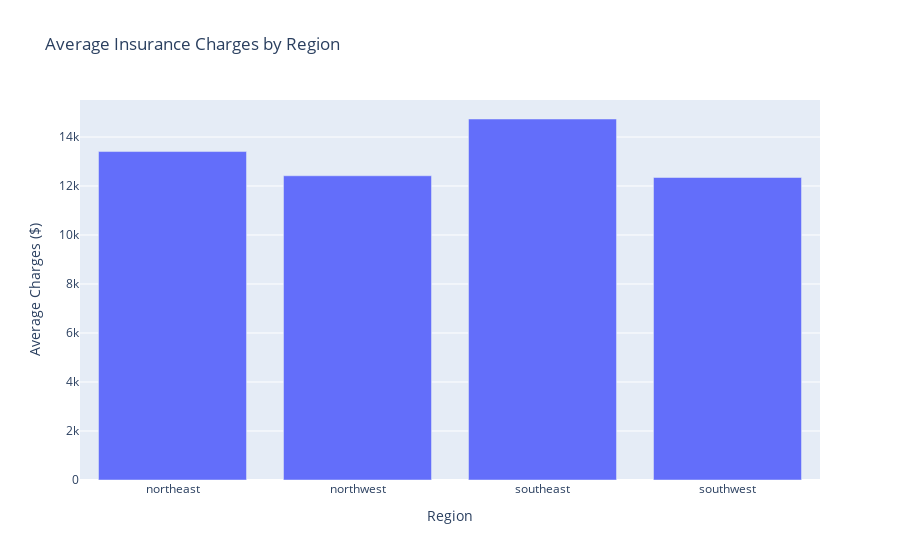

Source (notebook cell):
### Markdown cell above
### Regional and Demographic Analysis

Compare charges across different regions and demographic factors.

### Code cell
# Bar chart: Average charges by region
region_avg = df.groupby('region')['charges'].mean().reset_index()
fig = px.bar(region_avg, x='region', y='charges',
             title='Average Insurance Charges by Region',
             labels={'region': 'Region', 'charges': 'Average Charges ($)'})
fig.show()

# Gender comparison
gender_comparison = df.groupby('sex')['charges'].agg(['mean', 'count']).round(2)
print("\nCharges by Gender:")
print(gender_comparison)

### Figure 1 — Plotly figure (JSON) as saved in the notebook; plotly's stock layout.template omitted (floating-point values rounded to 4 significant figures)
{"data": [{"hovertemplate": "Region=%{x}<br>Average Charges ($)=%{y}<extra></extra>", "legendgroup": "", "marker": {"color": "#636efa", "pattern": {"shape": ""}}, "name": "", "orientation": "v", "showlegend": false, "textposition": "auto", "type": "bar", "x": ["northeast", "northwest", "southeast", "southwest"], "xaxis": "x", "y": [13410.0, 12420.0, 14740.0, 12350.0], "yaxis": "y"}], "layout": {"barmode": "relative", "legend": {"tracegroupgap": 0}, "title": {"text": "Average Insurance Charges by Region"}, "xaxis": {"anchor": "y", "domain": [0, 1], "title": {"text": "Region"}}, "yaxis": {"anchor": "x", "domain": [0, 1], "title": {"text": "Average Charges ($)"}}}}
